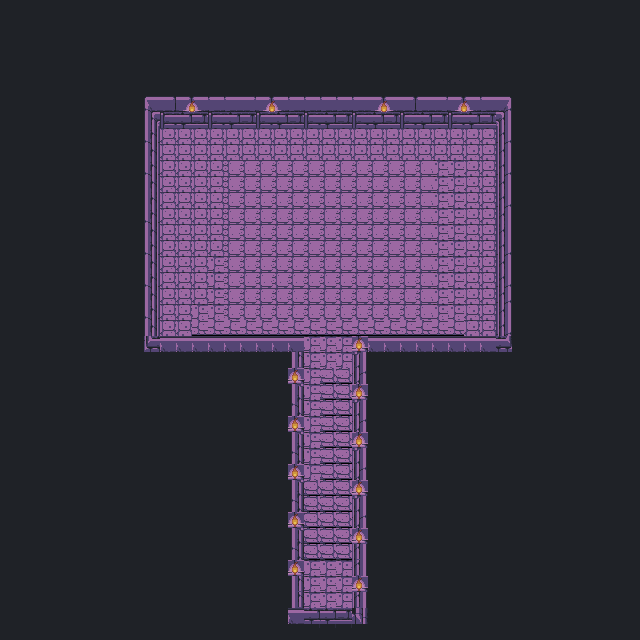

Rendered tile map (Tiled .tmx) drawn with the repository's tilesets; below, a short description and the map source with its tile grids summarised:
An orthogonal 40x40 tile map with 16x16 px tiles, 1 tile layer (Tile Layer 1), 3 tilesets and 8 objects.

<map version="1.0" tiledversion="1.0.3" orientation="orthogonal" renderorder="right-down" width="40" height="40" tilewidth="16" tileheight="16" nextobjectid="12">
 <tileset firstgid="1" source="../../android/assets/untitled.tsx" />
 <tileset firstgid="171" source="../../android/assets/untitled.tsx" />
 <tileset firstgid="341" name="dungeon_1" tilewidth="16" tileheight="16" tilecount="240" columns="20">
  <image source="dungeon_1.png" width="320" height="192" />
 </tileset>
 <layer name="Tile Layer 1" width="40" height="40">
  <data>[1600 cells, 1600 non-empty, 46 distinct tile ids]</data>
 </layer>
 <objectgroup name="Object Layer 1">
  <object id="1" x="144" y="112" width="368" height="16" />
  <object id="2" x="496" y="128" width="16" height="224" />
  <object id="4" x="144" y="128" width="16" height="224" />
  <object id="5" x="160" y="336" width="144" height="16" />
  <object id="7" x="352" y="336" width="144" height="16" />
  <object id="8" x="352" y="352" width="16" height="272" />
  <object id="10" x="288" y="608" width="64" height="16" />
  <object id="11" x="288" y="352" width="16" height="256" />
 </objectgroup>
</map>